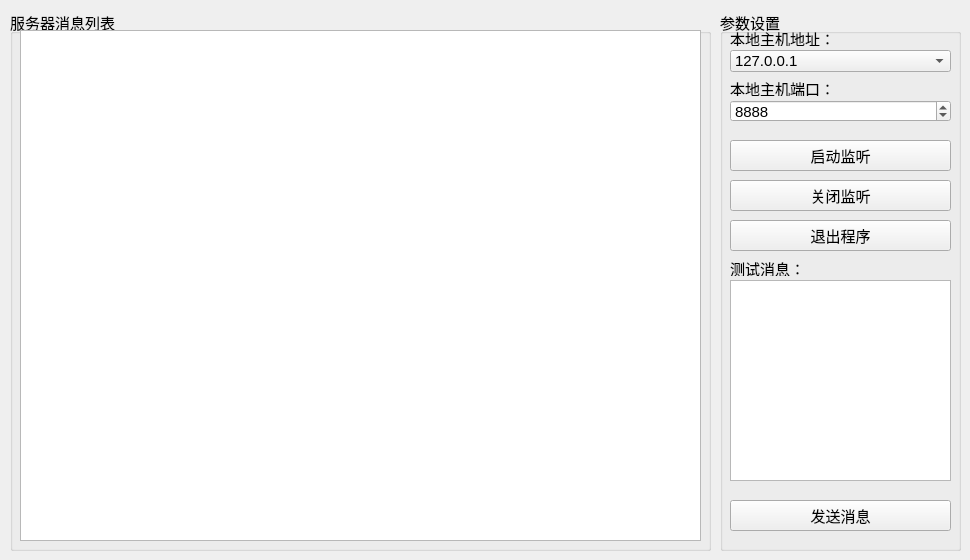
<?xml version="1.0" encoding="UTF-8"?>
<ui version="4.0">
 <class>FormTcpServer</class>
 <widget class="QWidget" name="FormTcpServer">
  <property name="geometry">
   <rect>
    <x>0</x>
    <y>0</y>
    <width>970</width>
    <height>560</height>
   </rect>
  </property>
  <property name="windowTitle">
   <string>Form</string>
  </property>
  <widget class="QGroupBox" name="groupBox_Left">
   <property name="geometry">
    <rect>
     <x>10</x>
     <y>10</y>
     <width>701</width>
     <height>541</height>
    </rect>
   </property>
   <property name="font">
    <font>
     <pointsize>11</pointsize>
    </font>
   </property>
   <property name="title">
    <string>服务器消息列表</string>
   </property>
   <widget class="QListWidget" name="listWidget_TCPServerListMsg">
    <property name="geometry">
     <rect>
      <x>10</x>
      <y>20</y>
      <width>681</width>
      <height>511</height>
     </rect>
    </property>
    <property name="font">
     <font>
      <pointsize>11</pointsize>
     </font>
    </property>
   </widget>
  </widget>
  <widget class="QGroupBox" name="groupBox_Right">
   <property name="geometry">
    <rect>
     <x>720</x>
     <y>10</y>
     <width>241</width>
     <height>541</height>
    </rect>
   </property>
   <property name="font">
    <font>
     <pointsize>11</pointsize>
    </font>
   </property>
   <property name="title">
    <string>参数设置</string>
   </property>
   <widget class="QLabel" name="label_1">
    <property name="geometry">
     <rect>
      <x>10</x>
      <y>20</y>
      <width>221</width>
      <height>16</height>
     </rect>
    </property>
    <property name="font">
     <font>
      <pointsize>11</pointsize>
     </font>
    </property>
    <property name="text">
     <string>本地主机地址：</string>
    </property>
   </widget>
   <widget class="QComboBox" name="comboBox_TCPServerIp">
    <property name="geometry">
     <rect>
      <x>10</x>
      <y>40</y>
      <width>221</width>
      <height>22</height>
     </rect>
    </property>
    <property name="font">
     <font>
      <pointsize>11</pointsize>
     </font>
    </property>
    <item>
     <property name="text">
      <string>127.0.0.1</string>
     </property>
    </item>
   </widget>
   <widget class="QLabel" name="label_2">
    <property name="geometry">
     <rect>
      <x>10</x>
      <y>70</y>
      <width>221</width>
      <height>16</height>
     </rect>
    </property>
    <property name="font">
     <font>
      <pointsize>11</pointsize>
     </font>
    </property>
    <property name="text">
     <string>本地主机端口：</string>
    </property>
   </widget>
   <widget class="QSpinBox" name="spinBox_TCPServerPort">
    <property name="geometry">
     <rect>
      <x>10</x>
      <y>90</y>
      <width>221</width>
      <height>22</height>
     </rect>
    </property>
    <property name="font">
     <font>
      <pointsize>11</pointsize>
     </font>
    </property>
    <property name="maximum">
     <number>65535</number>
    </property>
    <property name="value">
     <number>8888</number>
    </property>
   </widget>
   <widget class="QPushButton" name="pushButton_TCPServerStart">
    <property name="geometry">
     <rect>
      <x>10</x>
      <y>130</y>
      <width>221</width>
      <height>31</height>
     </rect>
    </property>
    <property name="font">
     <font>
      <pointsize>11</pointsize>
     </font>
    </property>
    <property name="text">
     <string>启动监听</string>
    </property>
    <property name="icon">
     <iconset resource="images.qrc">
      <normaloff>:/icons/image/serverlisten.ico</normaloff>:/icons/image/serverlisten.ico</iconset>
    </property>
    <property name="iconSize">
     <size>
      <width>18</width>
      <height>18</height>
     </size>
    </property>
   </widget>
   <widget class="QPushButton" name="pushButton_TCPServerStop">
    <property name="geometry">
     <rect>
      <x>10</x>
      <y>170</y>
      <width>221</width>
      <height>31</height>
     </rect>
    </property>
    <property name="font">
     <font>
      <pointsize>11</pointsize>
     </font>
    </property>
    <property name="text">
     <string>关闭监听</string>
    </property>
    <property name="icon">
     <iconset resource="images.qrc">
      <normaloff>:/icons/image/stop.ico</normaloff>:/icons/image/stop.ico</iconset>
    </property>
    <property name="iconSize">
     <size>
      <width>18</width>
      <height>18</height>
     </size>
    </property>
   </widget>
   <widget class="QPushButton" name="pushButton_TCPServerClose">
    <property name="geometry">
     <rect>
      <x>10</x>
      <y>210</y>
      <width>221</width>
      <height>31</height>
     </rect>
    </property>
    <property name="font">
     <font>
      <pointsize>11</pointsize>
     </font>
    </property>
    <property name="text">
     <string>退出程序</string>
    </property>
    <property name="icon">
     <iconset resource="images.qrc">
      <normaloff>:/icons/image/exit.ico</normaloff>:/icons/image/exit.ico</iconset>
    </property>
    <property name="iconSize">
     <size>
      <width>18</width>
      <height>18</height>
     </size>
    </property>
   </widget>
   <widget class="QLabel" name="label_3">
    <property name="geometry">
     <rect>
      <x>10</x>
      <y>250</y>
      <width>221</width>
      <height>16</height>
     </rect>
    </property>
    <property name="font">
     <font>
      <pointsize>11</pointsize>
     </font>
    </property>
    <property name="text">
     <string>测试消息：</string>
    </property>
   </widget>
   <widget class="QPlainTextEdit" name="plainTextEdit_TCPServerSendData">
    <property name="geometry">
     <rect>
      <x>10</x>
      <y>270</y>
      <width>221</width>
      <height>201</height>
     </rect>
    </property>
    <property name="font">
     <font>
      <pointsize>11</pointsize>
     </font>
    </property>
   </widget>
   <widget class="QPushButton" name="pushButton_TCPServerSendMsg">
    <property name="geometry">
     <rect>
      <x>10</x>
      <y>490</y>
      <width>221</width>
      <height>31</height>
     </rect>
    </property>
    <property name="font">
     <font>
      <pointsize>11</pointsize>
     </font>
    </property>
    <property name="text">
     <string>发送消息</string>
    </property>
    <property name="icon">
     <iconset resource="images.qrc">
      <normaloff>:/icons/image/sendmsg2.ico</normaloff>:/icons/image/sendmsg2.ico</iconset>
    </property>
    <property name="iconSize">
     <size>
      <width>18</width>
      <height>18</height>
     </size>
    </property>
   </widget>
  </widget>
 </widget>
 <resources>
  <include location="images.qrc"/>
 </resources>
 <connections/>
</ui>
